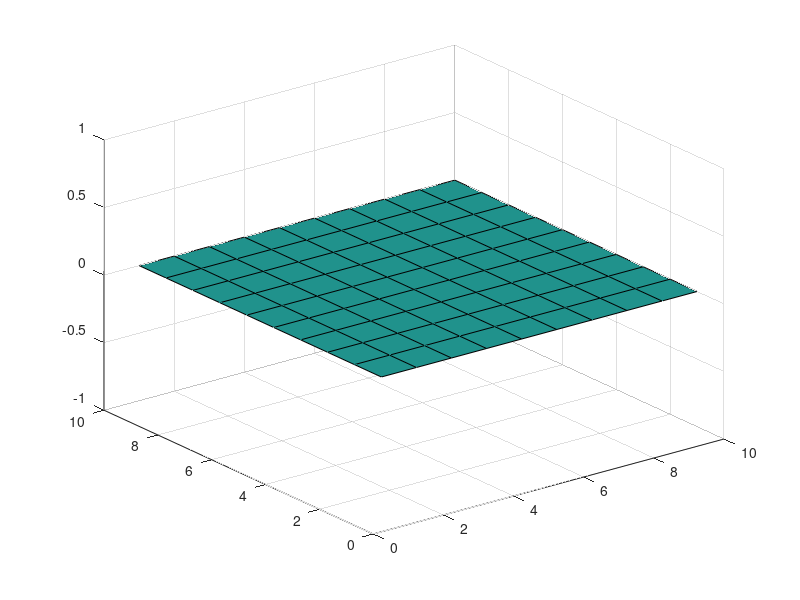

Write MATLAB code to recreate this figure. (Note: this script raises an error after producing the figure.)
%start of pa 2
w=10;
le=10;

[x,y]=meshgrid(0:w/w:w,0:le/le:le);

g=zeros(w,le);


for m=1:100
        figure(1)
        surf(g)
        
        pause(0.01)
        
        
    for i=1:w
    
    
        for r = 1:le
            if(i==1)
                g(r,i)=1;
            elseif(i==w)
                g(r,i)=1;
            elseif(r==1)
                g(r,i)=0;
            elseif(r==le)
                g(r,i)=0;
            else
                
                    g(r,i)=averageflow(g(r,i-1),g(r,i+1),g(r-1,i),g(r+1,i),4);
                
            end
            
        end
    end  
end